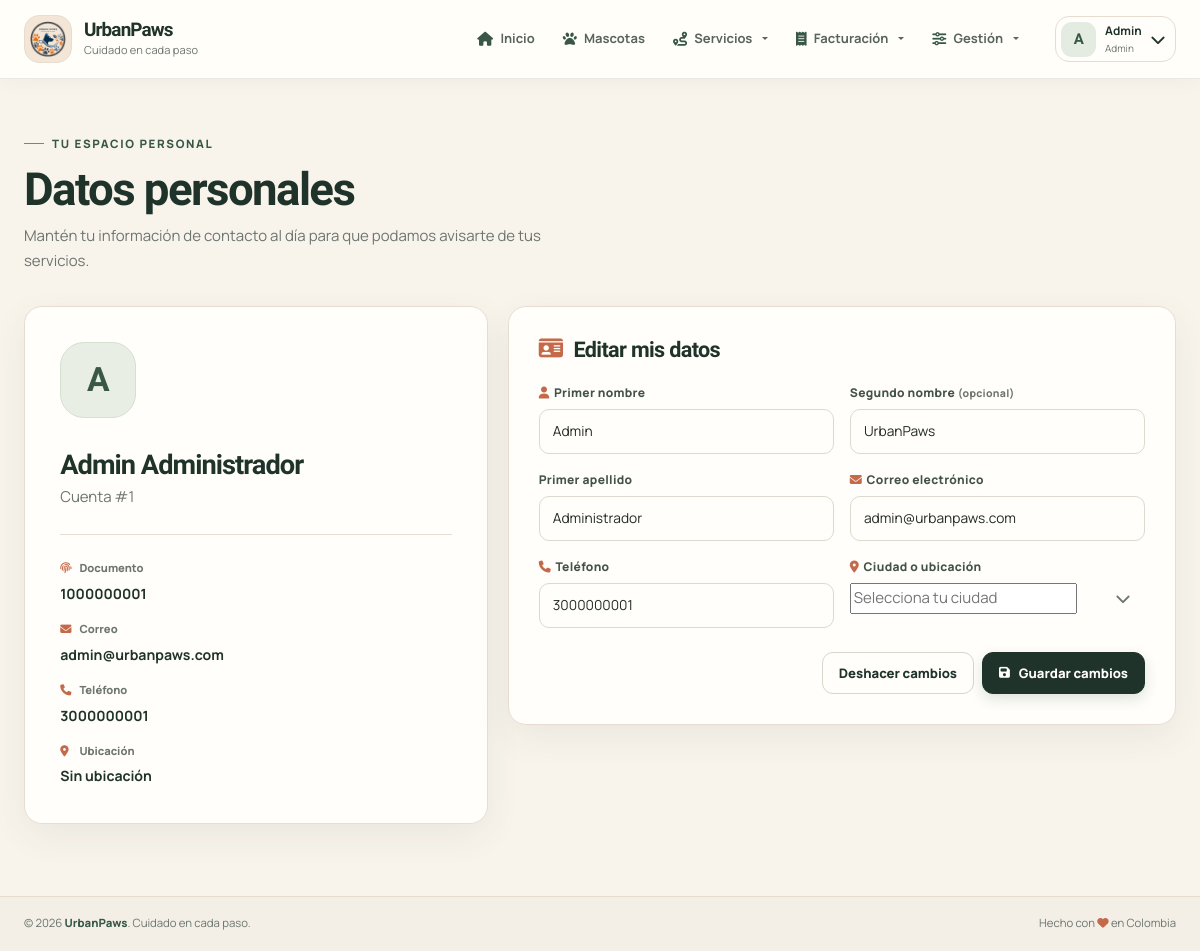
The page /home.php?pg=7&iduser=1 (signed in) on the database its author committed.
### tables this page shows
CREATE TABLE usuario(
    iduser BIGINT(10) PRIMARY KEY AUTO_INCREMENT,
    docu BIGINT(12) UNIQUE NOT NULL,
    prinom VARCHAR(100),
    seconom VARCHAR(100),
    priapel VARCHAR(100),
    segapel VARCHAR(100),
    emailu VARCHAR(255) UNIQUE,
    teleu VARCHAR(20) UNIQUE,
    foto VARCHAR(255),
    passusu VARCHAR(255) UNIQUE,
    claveu VARCHAR(255) UNIQUE,
    estusr TINYINT(1),
    ECMusr TINYINT(1),
    idubi BIGINT(10),
    FOREIGN KEY (idubi) REFERENCES ubicacion(idubi)
);

### models/musudatper.php (called while the page is built, shortened)
<?php
class mUsuDatPer
{
    public function getOne($iduser){
        try{
            $conexion = (new Conexion())->get_conexion();
            $sql = "SELECT u.iduser, u.docu, u.prinom, u.seconom, u.priapel, u.emailu, u.teleu, u.foto, u.idubi,
                           b.nomubi, b.depaubi
                    FROM usuario u LEFT JOIN ubicacion b ON u.idubi = b.idubi
                    WHERE u.iduser = :iduser";
            $stmt = $conexion->prepare($sql);
            $stmt->bindValue(':iduser', (int) $iduser, PDO::PARAM_INT);
            $stmt->execute();
            return $stmt->fetch(PDO::FETCH_ASSOC);
        }catch(PDOException $e){
            error_log("mUsuDatPer::getOne " . $e->getMessage());
            return false;
        }
    }
}
?>

### models/helpers.php (called while the page is built, shortened)
<?php
if (!function_exists('up_e')) {
    function up_e($valor) { return htmlspecialchars((string) $valor, ENT_QUOTES, 'UTF-8'); }
}

### views/vusudatper.php (the view, shortened to what this page needs)
<?php
require_once 'models/helpers.php';
require_once 'models/musudatper.php';
$iduser = (int) ($_SESSION['iduser'] ?? 0);
$datper      = new mUsuDatPer();
$usuario     = $datper->getOne($iduser);
if ($usuario) {
    $nombre  = trim($usuario['prinom'] . ' ' . $usuario['priapel']);
    $inicial = function_exists('mb_substr') ? mb_strtoupper(mb_substr($nombre, 0, 1, 'UTF-8'), 'UTF-8') : strtoupper(substr($nombre, 0, 1));
}
?>
<div class="page-heading">
    <div>
        <span class="eyebrow">Tu espacio personal</span>
        <h1>Datos personales</h1>
        <p>Mantén tu información de contacto al día para que podamos avisarte de tus servicios.</p>
    </div>
</div>
<?php if (!$usuario) { ?>
    <div class="alert alert-warning" role="alert">No encontramos tu información. Cierra sesión e inicia de nuevo.</div>
<?php } else { ?>
<section class="profile-layout">
    <article class="card profile-card">
        <div class="profile-avatar" aria-hidden="true"><?= up_e($inicial) ?></div>
        <h2><?= up_e($nombre) ?></h2>
        <p>Cuenta #<?= (int) $usuario['iduser'] ?></p>
        <div class="profile-divider"></div>
        <dl class="profile-details">
            <div><dt><i class="fa-solid fa-fingerprint" aria-hidden="true"></i>Documento</dt><dd><?= up_e($usuario['docu']) ?></dd></div>
            <div><dt><i class="fa-solid fa-envelope" aria-hidden="true"></i>Correo</dt><dd><?= up_e($usuario['emailu']) ?></dd></div>
            <div><dt><i class="fa-solid fa-phone" aria-hidden="true"></i>Teléfono</dt><dd><?= up_e($usuario['teleu'] ?: 'Sin teléfono') ?></dd></div>
            <div><dt><i class="fa-solid fa-location-dot" aria-hidden="true"></i>Ubicación</dt><dd><?= $usuario['nomubi'] ? up_e($usuario['nomubi'] . ', ' . $usuario['depaubi']) : 'Sin ubicación' ?></dd></div>
        </dl>
    </article>
    <div class="profile-side">
        <section class="card">
            <h4 class="section-title"><i class="fa-solid fa-id-card" aria-hidden="true"></i>Editar mis datos</h4>
            <form action="controllers/cusudatper.php" method="post" class="row g-3">
                <div class="col-md-6">
                    <label for="prinom" class="form-label"><i class="fa-solid fa-user" aria-hidden="true"></i>Primer nombre</label>
                    <input type="text" class="form-control" name="prinom" id="prinom" maxlength="100" autocomplete="given-name"
                           value="<?= up_e($usuario['prinom']) ?>" required>
                </div>
                <div class="col-md-6">
                    <label for="seconom" class="form-label">Segundo nombre <small class="text-muted">(opcional)</small></label>
                    <input type="text" class="form-control" name="seconom" id="seconom" maxlength="100" autocomplete="additional-name"
                           value="<?= up_e($usuario['seconom']) ?>">
                </div>
                <div class="col-md-6">
                    <label for="priapel" class="form-label">Primer apellido</label>
                    <input type="text" class="form-control" name="priapel" id="priapel" maxlength="100" autocomplete="family-name"
                           value="<?= up_e($usuario['priapel']) ?>" required>
                </div>
                <div class="col-md-6">
                    <label for="emailu" class="form-label"><i class="fa-solid fa-envelope" aria-hidden="true"></i>Correo electrónico</label>
                    <input type="email" class="form-control" name="emailu" id="emailu" maxlength="255" autocomplete="email"
                           value="<?= up_e($usuario['emailu']) ?>" required>
                </div>
                <div class="col-md-6">
                    <label for="teleu" class="form-label"><i class="fa-solid fa-phone" aria-hidden="true"></i>Teléfono</label>
                    <input type="tel" class="form-control" name="teleu" id="teleu" maxlength="20" inputmode="tel" autocomplete="tel"
                           pattern="\+?[0-9 \-]{7,20}" placeholder="3001234567" value="<?= up_e($usuario['teleu']) ?>">
                </div>
                <div class="col-md-6">
                    <label for="idubi" class="form-label"><i class="fa-solid fa-location-dot" aria-hidden="true"></i>Ciudad o ubicación</label>
                </div>
                <div class="col-12 mt-4 d-flex justify-content-end gap-2">
                    <button type="reset" class="btn btn-outline">Deshacer cambios</button>
                    <button type="submit" class="btn btn-primary">
                        <i class="fa-solid fa-floppy-disk" aria-hidden="true"></i>Guardar cambios
                    </button>
                </div>
            </form>
        </section>
    </div>
</section>
<?php } ?>

### rows shown on the page
usuario: up_e($inicial) "A", up_e($nombre) "Admin Administrador", iduser "1", docu "1000000001", emailu "admin@urbanpaws.com", teleu "3000000001", prinom "Admin", seconom "UrbanPaws", priapel "Administrador"

### other values the page prints
$item['etiqueta'] "Inicio"
$item['etiqueta'] "Mascotas"
$grupo['etiqueta'] "Servicios"
$grupo['etiqueta'] "Facturación"
$grupo['etiqueta'] "Gestión"
$initial "A"
$displayName "Admin"
$displayRole !== '' ? $displayRole : 'Cuenta UrbanPaws' "Admin"
